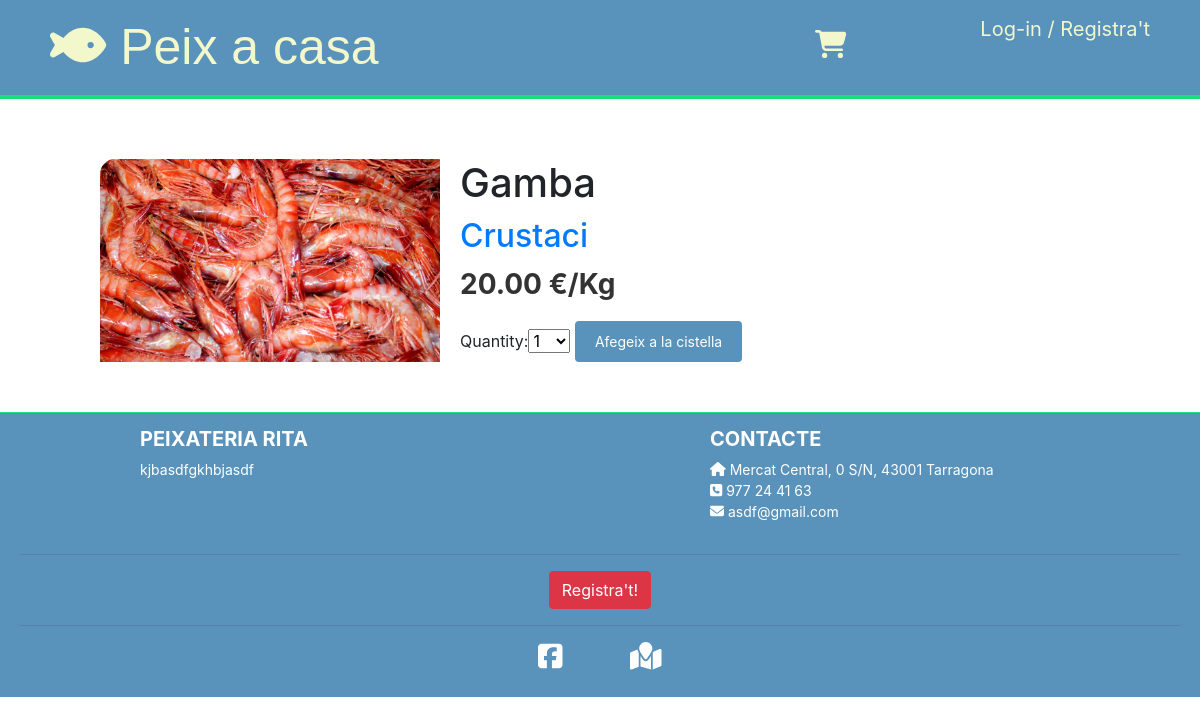
The app's page /6/gamba/ with its own data.
### shop/models.py (models this page shows, shortened)
class Product(models.Model):
    category = models.ForeignKey(Category, related_name='products')
    name = models.CharField(max_length=200, db_index=True)
    slug = models.SlugField(max_length=200, db_index=True)
    image = models.ImageField(upload_to='products/%Y/%m/%d', blank=True)
    description = models.TextField(blank=True)
    price = models.DecimalField(max_digits=10, decimal_places=2)
    stock = models.PositiveIntegerField()
    available = models.BooleanField(default=True)
    created = models.DateTimeField(auto_now_add=True)
    updated = models.DateTimeField(auto_now=True)
    class Meta:
        ordering = ('-created',)
        index_together = (('id', 'slug'),)

class Category(models.Model):
    name = models.CharField(max_length=200, db_index=True)
    slug = models.SlugField(max_length=200, db_index=True, unique=True)
    class Meta:
        ordering = ('name',)
        verbose_name = 'category'
        verbose_name_plural = 'categories'
    def __str__(self):
        return self.name
    def get_absolute_url(self):
        return reverse('shop:product_list_by_category', args=[self.slug])

### shop/views.py (the view)
# urls.py: url(r'^(?P<id>\d+)/(?P<slug>[-\w]+)/$', views.product_detail, name='product_detail'),
def product_detail(request, id, slug):
    product = get_object_or_404(Product, id=id, slug=slug, available=True)
    cart_product_form = CartAddProductForm()
    return render(request, 'shop/product/detail.html', {'product': product, 'cart_product_form': cart_product_form})

### cart/forms.py
class CartAddProductForm(forms.Form):
    quantity = forms.TypedChoiceField(choices=PRODUCT_QUANTITY_CHOICES, coerce=int)
    update = forms.BooleanField(required=False, initial=False, widget=forms.HiddenInput)

### cart/context_processors.py (called while the page is built)
def cart(request):
    return {'cart': Cart(request) }

### shop/templates/shop/product/detail.html (shortened to what this page needs)
{% extends "shop/shop.html" %}
{% load static %}
{% block content %}
    <div class="product-detail">
        <img src="{% if product.image %}{{ product.image.url }}{% else %}{% static "img/no_image.png" %}{% endif %}">
        <h1>{{ product.name }}</h1>
        <h2><a href="{{ product.category.get_absolute_url }}">{{ product.category }}</a></h2>
        <p class="price">{{ product.price }} €/Kg</p>
        <form action="{% url "cart:cart_add" product.id %}" method="post">
            {{ cart_product_form }}
            <input type="submit" value="Afegeix a la cistella">
        </form>
    </div>
{% endblock %}

### shop/static/css/shop.css (style rules this page uses)
body { margin:0; padding:0; font-family:helvetica, sans-serif; }
h1, h2, h3, h4, h5 , h6 { font-family: 'Ubuntu', sans-serif; font-weight:normal; }
a { text-decoration:none; color:#5993bb; }
a.button, input[type="submit"] { color:#fff; background:#5993bb; border-radius:4px; padding:10px 20px; font-size:14px; border:0; }
.product-detail { text-align:justify; }
.product-detail .price { color:#333; font-size:28px; font-weight:bold; }
.product-detail img { width:40%; float:left; padding:0 20px 30px 0; border-radius: 15px; }
.product-detail h1 { margin-bottom:0; }
.product-detail h2 { margin-top:10px; }

### records on screen
Product: image (picture), name "Gamba", category "Crustaci", price "20.00"
